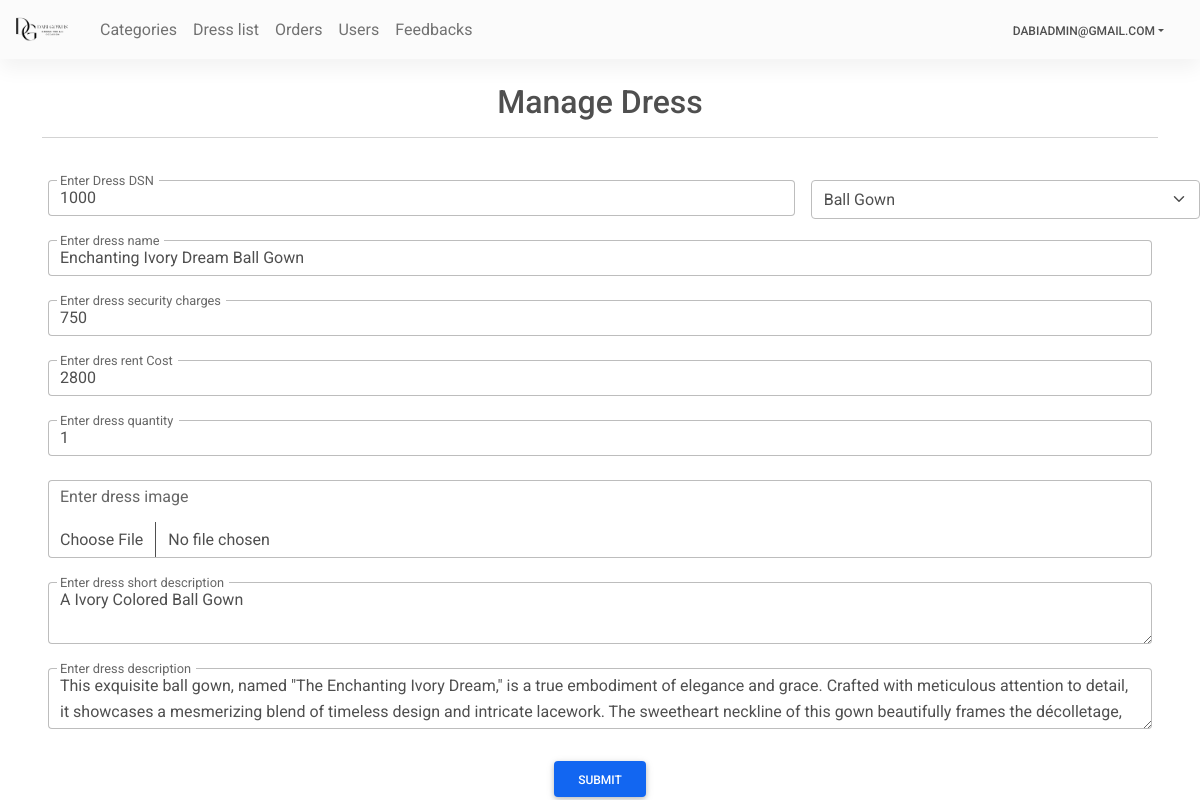
Page /Admin/manageBooks.php?id=17 (signed in) on the earlier database version.
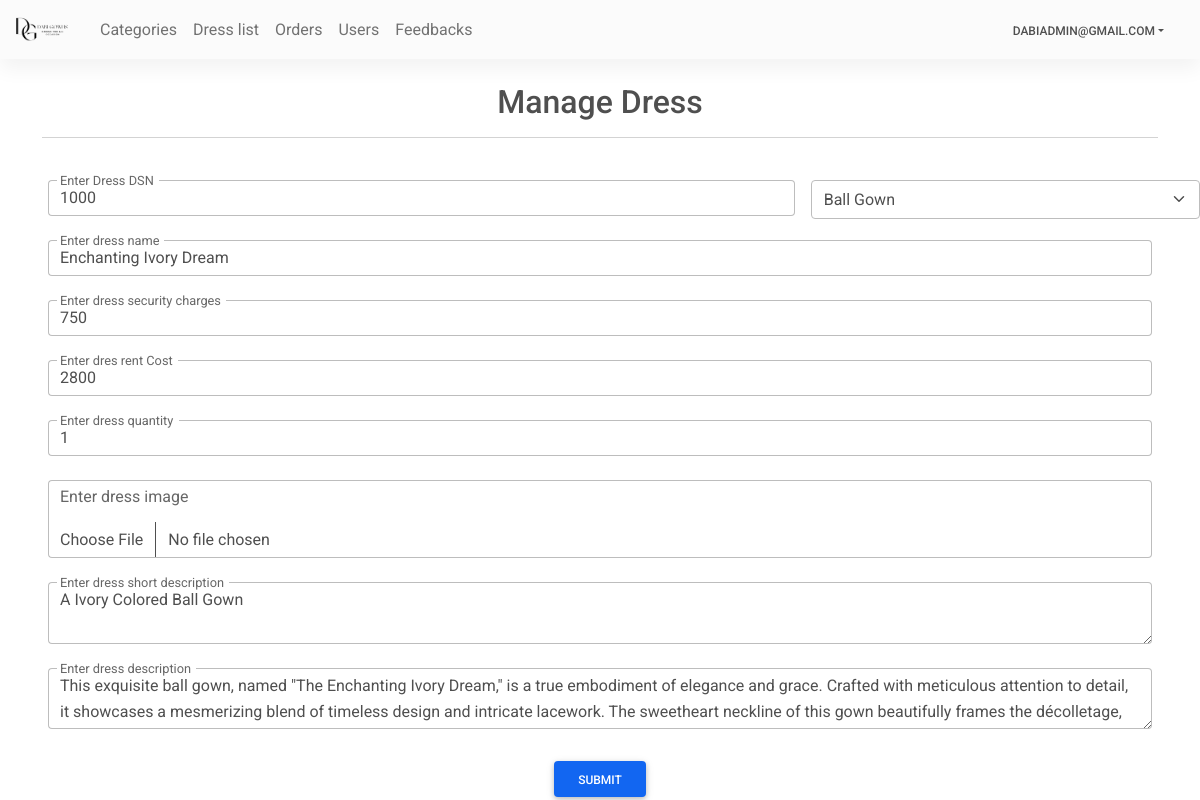
Same page on the later database version.
### tables this page shows
CREATE TABLE `dress` (
  `id` int(11) NOT NULL,
  `category_id` int(11) NOT NULL,
  `DSN` varchar(20) NOT NULL,
  `name` varchar(255) NOT NULL,
  `img` text NOT NULL,
  `security` int(11) NOT NULL,
  `rent` int(11) NOT NULL,
  `qty` int(11) NOT NULL,
  `best_seller` int(11) DEFAULT NULL,
  `short_desc` varchar(2000) NOT NULL,
  `description` text NOT NULL,
  `status` tinyint(4) NOT NULL DEFAULT 1,
  `price` int(3) GENERATED ALWAYS AS (coalesce(`security`,0) + coalesce(`rent`,0)) VIRTUAL
);

### Admin/function.php (called while the page is built, shortened)
<?php
  function getSafeValue($con, $str)
  {
    if ($str != '') {
      $str = trim($str);
      return mysqli_real_escape_string($con, $str);
    }
  }

### Admin/manageBooks.php (the view, shortened to what this page needs)
<?php
require('topNav.php');
$category_id = '';
$DSN = '';
$name = '';
$security = '';
$rent = '';
$qty = '';
$description = '';
$short_desc = '';
if (isset($_GET['id']) && $_GET['id']!= '') {
  $id = getSafeValue($con, $_GET['id']);
  $sql = mysqli_query($con, "SELECT * FROM dress WHERE id='$id'");
  $check = mysqli_num_rows($sql);
  if ($check > 0) {
    $row = mysqli_fetch_assoc($sql);
    $category_id = $row['category_id'];
    $DSN = $row['DSN'];
    $name = $row['name'];
    $security = $row['security'];
    $rent = $row['rent'];
    $qty = $row['qty'];
    $short_desc = $row['short_desc'];
    $description = $row['description'];
  } else {
    echo "<script>window.location.href='books.php';</script>";
    exit;
  }
}
?>
<main>
    <div class="container pt-4">
        <h4 class="fs-2 text-center ">Manage Dress</h4>
        <hr>
        <br>
    </div>
    <form method="post" enctype="multipart/form-data">
        <div class="row g-3">
            <div class="col-sm-8">
                <div class="form-outline mb-4 ms-5">
                    <input type="text" name="DSN" value="<?php echo $DSN ?>" id="Dress name" class="form-control"
                        required />
                    <label class="form-label" for="Dress name">Enter Dress DSN</label>
                </div>
            </div>
            <div class="col-sm">
                <div>
                    <select class="form-select" name="category_id">
                        <?php
            $categorySql = mysqli_query($con, "select id, category from categories order by category asc");
            while ($row = mysqli_fetch_assoc($categorySql)) {
              if ($row['id'] == $category_id) {
                echo "<option selected value=" . $row['id'] . ">" . $row['category'] . "</option>";
              } else {
                echo "<option value=" . $row['id'] . ">" . $row['category'] . "</option>";
              }
            }
            ?>
                    </select>
                </div>
            </div>
        </div>
        <div class="form-outline mb-4 mx-5">
            <input type="text" name="name" value="<?php echo $name ?>" id="Dress name" class="form-control" required />
            <label class="form-label" for="Dress name">Enter dress name</label>
        </div>
        <div class="form-outline mb-4 mx-5">
            <input type="number" name="security" value="<?php echo $security ?>" id="Dress name" class="form-control"
                required />
            <label class="form-label" for="Dress name">Enter dress security charges</label>
        </div>
        <div class="form-outline mb-4 mx-5">
            <input type="number" name="rent" value="<?php echo $rent ?>" id="Dress name" class="form-control" required />
            <label class="form-label" for="Dress name">Enter dres rent Cost</label>
        </div>
        <div class="form-outline mb-4 mx-5">
            <input type="number" name="qty" value="<?php echo $qty ?>" id="Dress name" class="form-control" required />
            <label class="form-label" for="Dress name">Enter dress quantity</label>
        </div>
        <div class="form-outline mb-4 mx-5">
            <label class="form-label ms-2 p-1" for="Dress name">Enter dress image</label>
            <input type="file" name="img" id="Dress name" class="form-control" />
        </div>
        <div class="form-outline mb-4 mx-5">
            <textarea name="short_desc" id="Dress name" class="form-control"
                required><?php echo $short_desc ?></textarea>
            <label class="form-label" for="Dress name">Enter dress short description</label>
        </div>
        <div class="form-outline mb-4 mx-5">
            <textarea name="description" id="Dress name" class="form-control"
                required><?php echo $description ?></textarea>
            <label class="form-label" for="Dress name">Enter dress description</label>
        </div>
        <div class="text-center">
            <button type="submit" name="submit" class="btn btn-primary mx-5">Submit</button>
        </div>
    </form>
</main>
</body>
</html>

Differences in the rows shown:
changed dress "A Ivory Colored Ball Gown": name "Enchanting Ivory Dream Ball Gown" → "Enchanting Ivory Dream"
